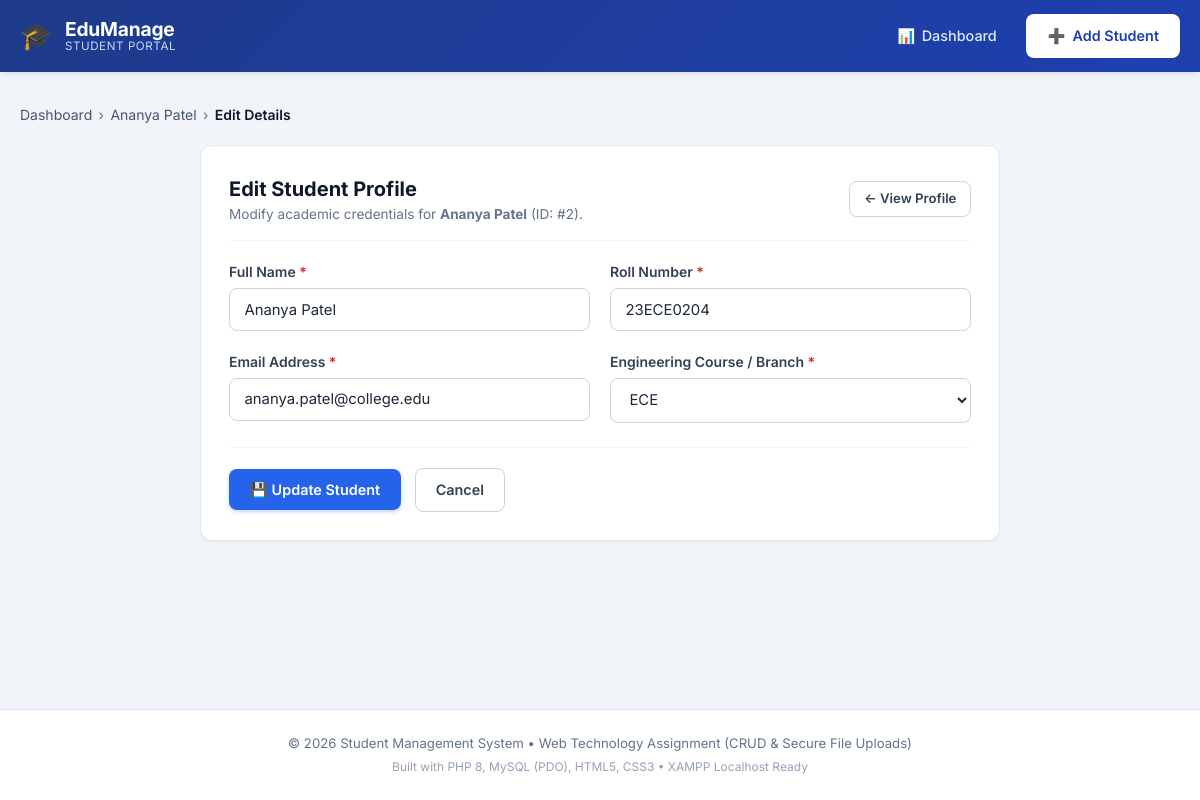
Screenshot of /Question2_StudentManagement/edit_student.php?id=2 with the database file from the repository.
### tables this page shows
CREATE TABLE IF NOT EXISTS `students` (
  `id` INT AUTO_INCREMENT PRIMARY KEY,
  `name` VARCHAR(100) NOT NULL,
  `roll_number` VARCHAR(50) NOT NULL UNIQUE,
  `email` VARCHAR(150) NOT NULL,
  `course` VARCHAR(100) NOT NULL,
  `created_at` TIMESTAMP DEFAULT CURRENT_TIMESTAMP,
  INDEX `idx_students_roll` (`roll_number`),
  INDEX `idx_students_course` (`course`)
);

### Question2_StudentManagement/db.php (called while the page is built, shortened)
    <?php
function e(?string $string): string {
    return htmlspecialchars($string ?? '', ENT_QUOTES, 'UTF-8');
}

### Question2_StudentManagement/edit_student.php (the view, shortened to what this page needs)
<?php
require_once __DIR__ . '/db.php';
$id = filter_input(INPUT_GET, 'id', FILTER_VALIDATE_INT);
try {
    $stmtFetch = $pdo->prepare("SELECT * FROM students WHERE id = :id LIMIT 1");
    $stmtFetch->execute([':id' => $id]);
    $student = $stmtFetch->fetch();
} catch (PDOException $e) {
    setFlash('error', 'Database error: ' . $e->getMessage());
    header('Location: index.php');
    exit();
}
$errors = [];
$name = $student['name'];
$rollNumber = $student['roll_number'];
$email = $student['email'];
$course = $student['course'];
require_once __DIR__ . '/header.php';
?>
<div class="breadcrumb-nav">
    <a href="index.php">Dashboard</a> &rsaquo;
    <a href="view_student.php?id=<?php echo e($student['id']); ?>"><?php echo e($student['name']); ?></a> &rsaquo;
    <span>Edit Details</span>
</div>
<div class="form-container">
    <div class="card form-card">
        <div class="card-header-bar">
            <div class="header-titles">
                <h2 class="section-title">Edit Student Profile</h2>
                <p class="section-subtitle">Modify academic credentials for <strong><?php echo e($student['name']); ?></strong> (ID: #<?php echo e($student['id']); ?>).</p>
            </div>
            <div class="header-tools">
                <a href="view_student.php?id=<?php echo e($student['id']); ?>" class="btn btn-secondary btn-sm">
                    &larr; View Profile
                </a>
            </div>
        </div>
        <form method="POST" action="edit_student.php?id=<?php echo e($student['id']); ?>" class="app-form" novalidate>
            <div class="form-row">
                <div class="form-group <?php echo isset($errors['name']) ? 'has-error' : ''; ?>">
                    <label for="name" class="form-label">
                        Full Name <span class="required-star">*</span>
                    </label>
                    <input
                        type="text"
                        id="name"
                        name="name"
                        class="form-control"
                        value="<?php echo e($name); ?>"
                        required
                    >
                </div>
                <div class="form-group <?php echo isset($errors['roll_number']) ? 'has-error' : ''; ?>">
                    <label for="roll_number" class="form-label">
                        Roll Number <span class="required-star">*</span>
                    </label>
                    <input
                        type="text"
                        id="roll_number"
                        name="roll_number"
                        class="form-control"
                        value="<?php echo e($rollNumber); ?>"
                        required
                    >
                </div>
            </div>
            <div class="form-row">
                <div class="form-group <?php echo isset($errors['email']) ? 'has-error' : ''; ?>">
                    <label for="email" class="form-label">
                        Email Address <span class="required-star">*</span>
                    </label>
                    <input
                        type="email"
                        id="email"
                        name="email"
                        class="form-control"
                        value="<?php echo e($email); ?>"
                        required
                    >
                </div>
                <div class="form-group <?php echo isset($errors['course']) ? 'has-error' : ''; ?>">
                    <label for="course" class="form-label">
                        Engineering Course / Branch <span class="required-star">*</span>
                    </label>
                    <select id="course" name="course" class="form-control form-select" required>
                        <?php foreach (ALLOWED_COURSES as $c): ?>
                            <option value="<?php echo e($c); ?>" <?php echo ($course === $c) ? 'selected' : ''; ?>>
                                <?php echo e($c); ?>
                            </option>
                        <?php endforeach; ?>
                    </select>
                </div>
            </div>
            <div class="form-actions-bar">
                <button type="submit" class="btn btn-primary">
                    <span>💾 Update Student</span>
                </button>
                <a href="view_student.php?id=<?php echo e($student['id']); ?>" class="btn btn-secondary">
                    Cancel
                </a>
            </div>
        </form>
    </div>
</div>
<?php require_once __DIR__ . '/footer.php'; ?>

### Question2_StudentManagement/style.css (style rules this page uses)
:root { --color-primary-50: #eff6ff; --color-primary-100: #dbeafe; --color-primary-200: #bfdbfe; --color-primary-300: #93c5fd; --color-primary-500: #3b82f6; --color-primary-600: #2563eb; --color-primary-700: #1d4ed8; --color-primary-800: #1e40af; --color-primary-900: #1e3a8a; --color-slate-50: #f8fafc; --color-slate-100: #f1f5f9; --color-slate-200: #e2e8f0; --color-slate-300: #cbd5e1; --color-slate-400: #94a3b8; --color-slate-500: #64748b; --color-slate-600: #475569; --color-slate-700: #334155; --color-slate-800: #1e293b; --color-slate-900: #0f172a; --color-white: #ffffff; --color-success-50: #f0fdf4; --color-success-100: #dcfce7; --color-success-600: #16a34a; --color-success-700: #15803d; --color-error-50: #fef2f2; --color-error-100: #fee2e2; --color-error-600: #dc2626; --color-error-700: #b91c1c; --color-warning-50: #fffbeb; --color-warning-600: #d97706; --font-family-base: 'Inter', -apple-system, BlinkMacSystemFont, 'Segoe UI', Roboto, sans-serif; --shadow-sm: 0 1px 2px 0 rgba(15, 23, 42, 0.05); --shadow-md: 0 4px 6px -1px rgba(15, 23, 42, 0.07), 0 2px 4px -2px rgba(15, 23, 42, 0.05); --shadow-lg: 0 10px 15px -3px rgba(15, 23, 42, 0.08), 0 4px 6px -4px rgba(15, 23, 42, 0.04); --shadow-xl: 0 20px 25px -5px rgba(15, 23, 42, 0.1), 0 8px 10px -6px rgba(15, 23, 42, 0.04); --shadow-focus: 0 0 0 3px rgba(37, 99, 235, 0.22); --radius-sm: 6px; --radius-md: 8px; --radius-lg: 12px; --radius-xl: 18px; --radius-full: 9999px; --transition-fast: 0.15s ease-in-out; --transition-normal: 0.25s ease-in-out; }
*, *::before, *::after { box-sizing: border-box; margin: 0; padding: 0; }
html { font-size: 16px; scroll-behavior: smooth; }
body { font-family: var(--font-family-base); font-size: 0.9375rem; line-height: 1.5; color: var(--color-slate-800); background-color: #f1f5f9; min-height: 100vh; display: flex; flex-direction: column; }
a { color: var(--color-primary-600); text-decoration: none; transition: color var(--transition-fast); }
.breadcrumb-nav { margin-bottom: 1.25rem; font-size: 0.875rem; color: var(--color-slate-500); display: flex; align-items: center; gap: 0.4rem; }
.breadcrumb-nav a { color: var(--color-slate-600); }
.breadcrumb-nav span { color: var(--color-slate-900); font-weight: 600; }
.card { background-color: var(--color-white); border-radius: var(--radius-lg); border: 1px solid var(--color-slate-200); box-shadow: var(--shadow-sm); padding: 1.75rem; margin-bottom: 1.75rem; }
.card-header-bar { display: flex; align-items: center; justify-content: space-between; gap: 1rem; border-bottom: 1px solid var(--color-slate-100); padding-bottom: 1rem; margin-bottom: 1.25rem; flex-wrap: wrap; }
.section-title { font-size: 1.25rem; font-weight: 700; color: var(--color-slate-900); }
.section-subtitle { font-size: 0.85rem; color: var(--color-slate-500); }
.form-container { max-width: 800px; margin: 0 auto; }
.form-row { display: grid; grid-template-columns: 1fr; gap: 1.25rem; margin-bottom: 1.25rem; }
@media (min-width: 640px) { .form-row { grid-template-columns: 1fr 1fr; } }
.form-group { display: flex; flex-direction: column; }
.form-label { font-size: 0.875rem; font-weight: 600; color: var(--color-slate-700); margin-bottom: 0.4rem; }
.required-star { color: var(--color-error-600); }
.form-control { width: 100%; padding: 0.7rem 0.9rem; font-family: inherit; font-size: 0.93rem; color: var(--color-slate-800); background-color: var(--color-white); border: 1.5px solid var(--color-slate-300); border-radius: var(--radius-md); transition: all var(--transition-fast); }
.form-actions-bar { display: flex; align-items: center; gap: 0.85rem; border-top: 1px solid var(--color-slate-100); padding-top: 1.25rem; margin-top: 1.5rem; }
.btn { display: inline-flex; align-items: center; justify-content: center; gap: 0.45rem; font-family: inherit; font-size: 0.9rem; font-weight: 600; padding: 0.65rem 1.25rem; border-radius: var(--radius-md); border: 1px solid transparent; cursor: pointer; transition: all var(--transition-fast); text-decoration: none; }
.btn-sm { padding: 0.45rem 0.85rem; font-size: 0.825rem; }
.btn-primary { background-color: var(--color-primary-600); color: var(--color-white); box-shadow: 0 2px 4px rgba(37, 99, 235, 0.25); }
.btn-secondary { background-color: var(--color-white); border-color: var(--color-slate-300); color: var(--color-slate-700); }

### rows the page displays
students: name "Ananya Patel", id "2", roll_number "23ECE0204", email "ananya.patel@college.edu"

### other values shown
form field course "ECE"
